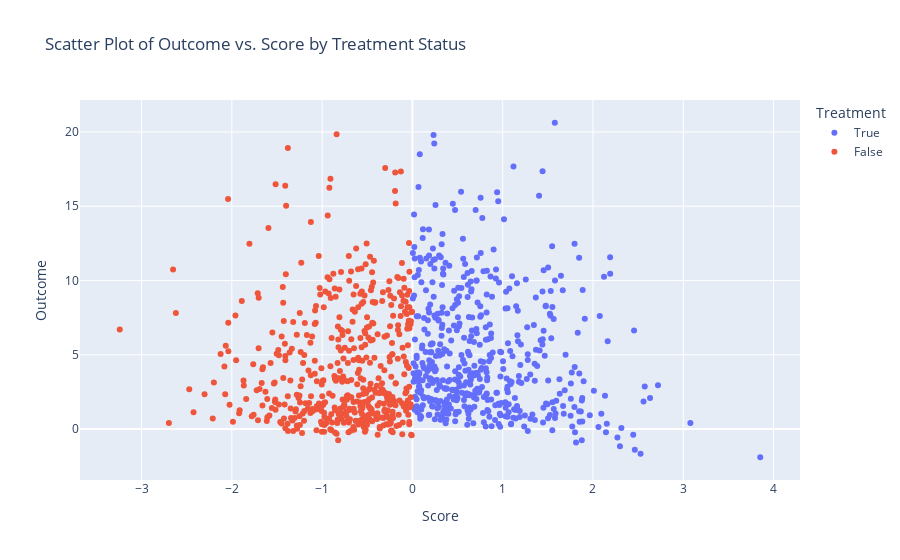

Here is the notebook cell this chart was saved with:
### Code cell
fig = px.scatter(
    x=df['score'],
    y=df['y'],
    color=df['d'].astype(bool),
    labels={
        "x": "Score",   
        "y": "Outcome",
        "color": "Treatment"
    },
    title="Scatter Plot of Outcome vs. Score by Treatment Status"
)

fig.update_layout(
    xaxis_title="Score",
    yaxis_title="Outcome"
)
fig.show()

### Figure 1 — Plotly figure (JSON) as saved in the notebook; plotly's stock layout.template omitted (floating-point values rounded to 4 significant figures; data arrays with more than 128 entries replaced by an {"elided": "..."} marker saying what was removed)
{"data": [{"hovertemplate": "Treatment=True<br>Score=%{x}<br>Outcome=%{y}<extra></extra>", "legendgroup": "True", "marker": {"color": "#636efa", "symbol": "circle"}, "mode": "markers", "name": "True", "orientation": "v", "showlegend": true, "type": "scatter", "x": {"elided": "510 float values"}, "xaxis": "x", "y": {"elided": "510 float values"}, "yaxis": "y"}, {"hovertemplate": "Treatment=False<br>Score=%{x}<br>Outcome=%{y}<extra></extra>", "legendgroup": "False", "marker": {"color": "#EF553B", "symbol": "circle"}, "mode": "markers", "name": "False", "orientation": "v", "showlegend": true, "type": "scatter", "x": {"elided": "490 float values"}, "xaxis": "x", "y": {"elided": "490 float values"}, "yaxis": "y"}], "layout": {"legend": {"title": {"text": "Treatment"}, "tracegroupgap": 0}, "title": {"text": "Scatter Plot of Outcome vs. Score by Treatment Status"}, "xaxis": {"anchor": "y", "domain": [0, 1], "title": {"text": "Score"}}, "yaxis": {"anchor": "x", "domain": [0, 1], "title": {"text": "Outcome"}}}}
